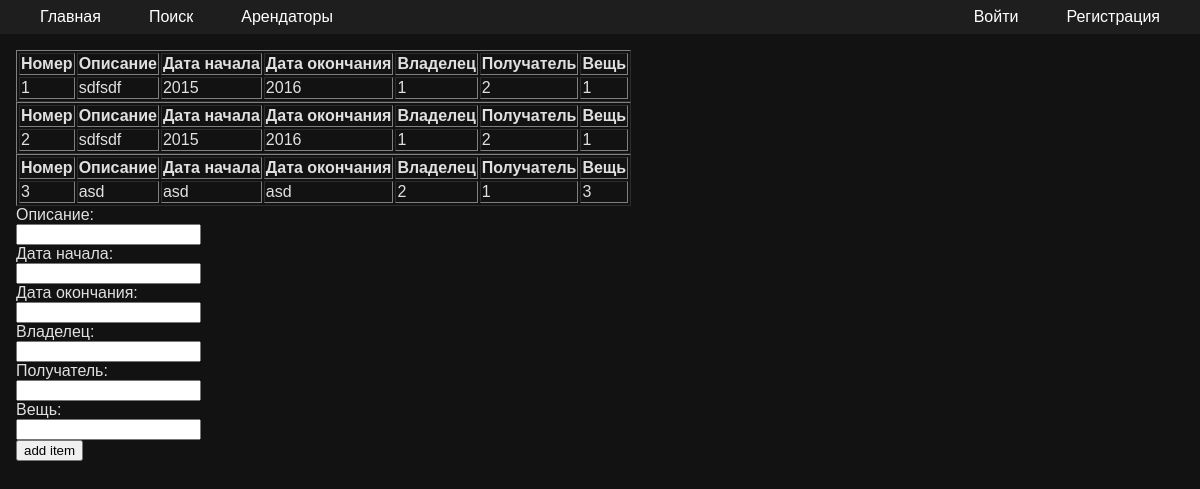
The page /contracts on the database as committed earlier.
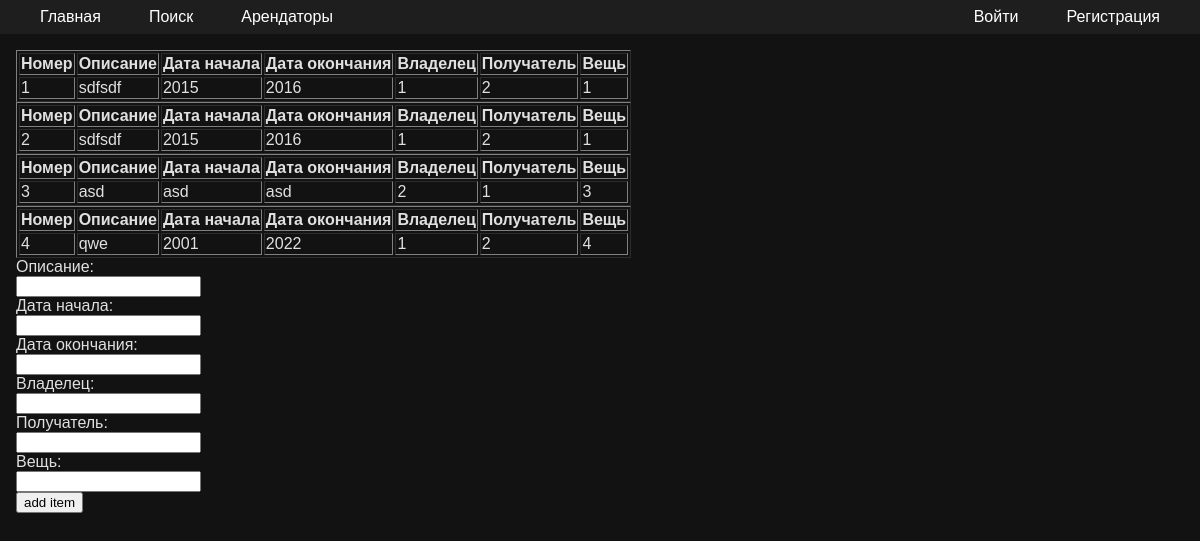
The same page on the database as committed later.
### models.py (models this page shows, shortened)
class Contract(Base):
    __tablename__ = 'contract'
    id = Column(Integer, primary_key=True, autoincrement=True, unique=True, nullable=False)
    text = Column(String(255), nullable=False)
    start_date = Column(String, nullable=False)
    end_date = Column(String, nullable=False)
    leaser = mapped_column(ForeignKey('user.id'), nullable=False)
    taker = mapped_column(ForeignKey('user.id'), nullable=False)
    item = mapped_column(ForeignKey('item.id'), nullable=False)

### app.py (the view)
@login_required
@app.get('/contracts')
def contractsList():
    init_db()
    contracts_query= select(models.Contract)
    contracts_list= list(db_session.execute(contracts_query).scalars())
    return render_template("contracts.html", contracts_list=contracts_list)

### database.py (called while the page is built)
def init_db():
    import models
    Base.metadata.create_all(bind=engine)

### templates/contracts.html
{% extends 'base.html' %}
{% block content %}
{% for itm in contracts_list %}
<table border="1">
    <thead>
        <tr>
            <th>Номер</th>
            <th>Описание</th>
            <th>Дата начала</th>
            <th>Дата окончания</th>
            <th>Владелец</th>
            <th>Получатель</th>
            <th>Вещь</th>
        </tr>
    </thead>
    <tbody>
        <tr>
            <td>{{itm.id}}</td>
            <td>{{itm.text}}</td>
            <td>{{itm.start_date}}</td>
            <td>{{itm.end_date}}</td>
            <td>{{itm.leaser}}</td>
            <td>{{itm.taker}}</td>
            <td>{{itm.item}}</td>
        </tr>
    </tbody>
</table>
{% endfor %}
<form action="/contracts" method="post">
    Описание: <br>
    <input type="text" name="text"> <br>
    Дата начала: <br>
    <input type="text" name="start_date" step="any"> <br>
    Дата окончания: <br>
    <input type="text" name="end_date" step="any"> <br>
    Владелец: <br>
    <input type="number" name="leaser" step="any"> <br>
    Получатель: <br>
    <input type="number" name="taker" step="any"> <br>
    Вещь: <br>
    <input type="number" name="item" ><br>
    <input type="submit" value="add item">
</form>
{% endblock %}

Rows that differ between the two databases and show on the page:
added Contract: id "4", text "qwe", start_date "2001", end_date "2022", leaser "1", taker "2", item "4"
